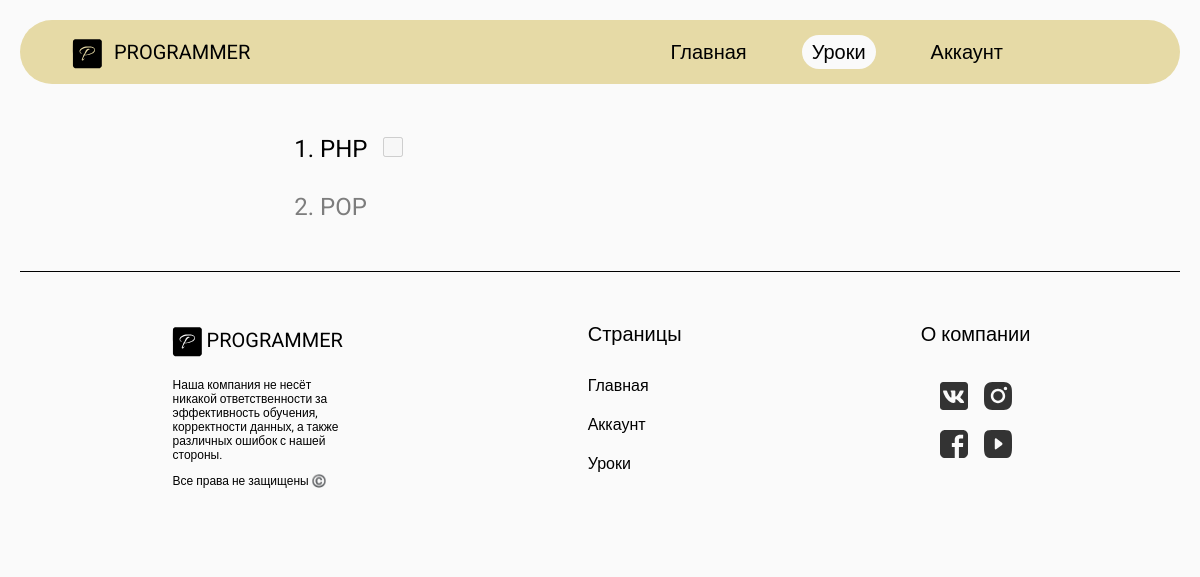
Page /lessons (signed in) on the earlier database version.
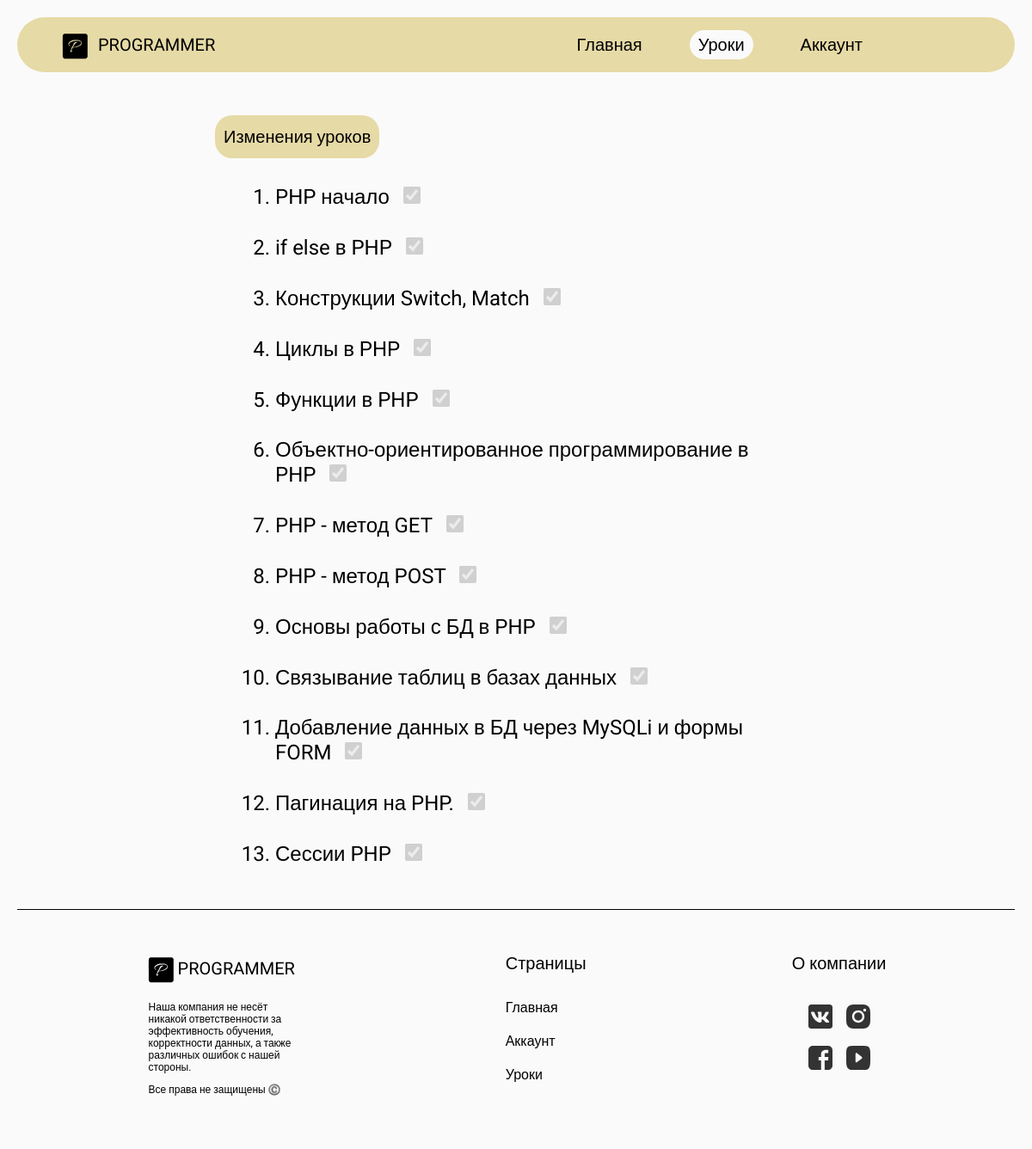
Same page on the later database version.
### app.py (models this page shows)
class Lessons(db.Model):
    __tablename__ = 'lessons'
    id = db.Column(db.Integer, primary_key=True)
    title = db.Column(db.String(100), nullable=False)
    text = db.Column(db.Text, nullable=False)
    questions = db.relationship('Questions', backref='lesson', lazy=True)
    passed = db.relationship('UsersPassed', backref='lesson', lazy=True)

### app.py (the view)
@app.route('/lessons', methods=['GET','POST'])
@checkToken
def lessons():
    user_session = session.get('user_session')
    if user_session:
        lessonsDB = Lessons.query.all()
        passed_lesson = UsersPassed.query.filter_by(user=session['user_session']).all()
        passed_lessons = set()
        for passed in passed_lesson:
            if passed.is_passed:
                passed_lessons.add(passed.lesson_id)
        its_next_lesson = set()
        for lesson in lessonsDB:
            if lesson.id not in passed_lessons:
                passed_lessons.add(lesson.id)
                its_next_lesson.add(lesson.id)
                break
        return render_template('lessons.html', active_page='lessons', lessons=lessonsDB,passed_lessons=passed_lessons, its_next_lesson=its_next_lesson)
    else:
        return render_template('lessons.html', active_page='lessons')

### app.py (called while the page is built)
def checkToken(f):
    @wraps(f)
    def decorated_function(*args, **kwargs):
        token = request.cookies.get(TOKEN_NAME)
        if token:
            user = UsersDB.query.filter_by(token=token).first()
            if user:
                session['user_session'] = user.username
                session['user_status'] = user.status
        return f(*args, **kwargs)
    return decorated_function

@app.before_request
def before_request():
    if 'user_session' not in session:
        token = request.cookies.get(TOKEN_NAME)
        if token:
            user = UsersDB.query.filter_by(token=token).first()
            if user:
                session['user_session'] = user.username
                session['user_status'] = user.status

### templates/lessons.html (shortened to what this page needs)
{% extends 'pattern.html' %}
{% block main %}
{% if session['user_session'] %}
        <div class="lessons">
            {% if session['user_status'] == 'admin' %}
                <a href="lessoncreate" class="lessons-link">Изменения уроков</a>
            {% endif %}
            <ol class="lessons-list">
                {% for lesson in lessons %}
                    {% if lesson.id in passed_lessons %}
                        <li class="lessons-list-elem"><a href="{{ url_for('lesson', lesson_id=lesson.id) }}">{{ lesson.title }}</a>
                        {% if lesson.id in its_next_lesson %}<input type="checkbox" disabled>
                        {% else %} <input type="checkbox" checked disabled>
                        {% endif %}</li>
                    {% else %}
                        <li class="lessons-list-elem lessons-list-elem_block">{{ lesson.title }}</li>
                    {% endif %}
                {% endfor %}
            </ol>
        </div>
    {% endif %}
{% endblock %}

### templates/pattern.html (shortened to what this page needs)
<!DOCTYPE html>
<html lang="en">
<head>
    <link rel="stylesheet" href="{{ url_for('static', filename='css/main.css') }}">
</head>
<body>
    <header class="header">
            <nav class="header-nav">
                <div class="header-nav-company">
                    <img src="../static/img/Programmer.svg" alt="">
                     <p>PROGRAMMER</p>
                </div>
                <div class="header-nav-pages">
                    <a href="{{ url_for('index')}}" class="header-nav-pages-elem {{ 'header-nav-pages-elem_active' if active_page == 'home' else '' }}">Главная</a>
                    <a href="{{ url_for('lessons')}}" class="header-nav-pages-elem {{ 'header-nav-pages-elem_active' if active_page == 'lessons' else '' }}">Уроки</a>
                    <a href="{{ url_for('account')}}" class="header-nav-pages-elem {{ 'header-nav-pages-elem_active' if active_page == 'account' else '' }} ">Аккаунт</a>
                </div>
            </nav>
    </header>
    {% block main %}{% endblock %}
    <footer class="footer">
        <div class="footer-section">
            <div class="footer-section-rights">
                <div class="footer-section-rights-company">
                   <img src="../static/img/Programmer.svg" alt="">
                    <p>PROGRAMMER</p>
                </div>
                <p>Наша компания не несёт никакой ответственности за
                    эффективность обучения, корректности данных, а также различных ошибок с нашей стороны.
                </p>
                <p>Все права не защищены ©️</p>
            </div>
            <div class="footer-section-pages">
                <p>Страницы</p>
                <a href="{{ url_for('index')}}">Главная</a>
                <a href="{{ url_for('account')}}">Аккаунт</a>
                <a href="{{ url_for('lessons')}}">Уроки</a>
            </div>
            <div class="footer-section-cooperation">
                <p>О компании</p>
                <div class="footer-section-cooperation-media">
                    <a href="https://vk.com/">
                        <img src="../static/img/vk.svg" alt="">
                    </a>
                    <a href="https://www.instagram.com/">
                        <img src="../static/img/instagram.svg" alt="">
                    </a>
                    <a href="https://www.facebook.com/">
                        <img src="../static/img/facebook.svg" alt="">
                    </a>
                    <a href="https://www.youtube.com">
                        <img src="../static/img/youtube.svg" alt="">
                    </a>
                </div>
            </div>
        </div>
    </footer>
</body>
</html>

### static/css/main.css (style rules this page uses)
body { margin: 0; }
html { background-color: rgb(250, 250, 250); }
.header { color: black; margin: 0 20px; }
.header a { text-decoration: none; color: black; }
.header .header-nav { display: flex; background-color: #e6daa6; border-radius: 40px; max-width: 1800px; margin: 20px auto; position: relative; }
.header .header-nav .header-nav-company { z-index: 1; display: flex; align-items: center; margin-left: 50px; }
.header .header-nav .header-nav-company img { width: 34px; border: 10%; }
.header .header-nav .header-nav-company p { font-size: 20px; margin-left: 10px; }
.header .header-nav .header-nav-pages { z-index: 1; width: 100%; display: flex; justify-content: right; margin-right: 167px; align-items: center; gap: 45px; border-radius: 20px; }
.header .header-nav .header-nav-pages .header-nav-pages-elem { font-size: 20px; padding: 5px 10px; transition: 0.4s ease; }
.header .header-nav .header-nav-pages .header-nav-pages-elem_active { background-color: rgb(250, 250, 250); border-radius: 20px; }
.footer { max-width: 1200px; color: black; display: flex; justify-content: center; margin: 0 auto; padding: 0 20px; }
.footer a { text-decoration: none; color: black; }
.footer .footer-section { width: 100%; display: flex; justify-content: space-around; border-radius: 0 0 50px 50px; border-top: 1px solid black; padding: 50px 30px; }
.footer .footer-section .footer-section-rights { max-width: 179px; }
.footer .footer-section .footer-section-rights p { font-size: 12px; margin-top: 10px; padding-left: 3px; }
.footer .footer-section .footer-section-rights-company { display: flex; align-items: center; margin-bottom: 20px; }
.footer .footer-section .footer-section-rights-company img { width: 34px; }
.footer .footer-section .footer-section-rights-company p { font-size: 20px; margin: 0; }
.footer .footer-section .footer-section-pages { display: flex; flex-direction: column; }
.footer .footer-section .footer-section-pages p { font-size: 20px; margin: 0; margin-bottom: 20px; }
.footer .footer-section .footer-section-pages a { font-size: 16px; margin: 10px 0; transition: 0.3s ease; }
.footer .footer-section .footer-section-cooperation p { font-size: 20px; margin: 0; margin-bottom: 36px; }
.footer .footer-section .footer-section-cooperation-media { display: flex; justify-content: center; width: 80px; flex-wrap: wrap; gap: 16px; margin: 10px auto; text-decoration: none; }
.footer .footer-section .footer-section-cooperation-media img { width: 28px; transition: 0.3s ease; }
.lessons { width: 700px; margin: 50px auto; }
.lessons .lessons-link { text-decoration: none; color: black; width: -moz-fit-content; width: fit-content; height: 40px; padding: 5px 10px; border-radius: 20px; background-color: #e6daa6; border: none; font-size: 20px; display: flex; align-items: center; justify-content: center; cursor: pointer; }
.lessons .lessons-list .lessons-list-elem { font-size: 24px; margin: 30px; }
.lessons .lessons-list .lessons-list-elem a { text-decoration: none; color: black; transition: 0.3s ease; }
.lessons .lessons-list .lessons-list-elem input { width: 20px; height: 20px; margin-left: 10px; }

### templates/pattern.html (style rules this page uses)
* { font-family: "Roboto", sans-serif; }

Differences in the rows shown:
removed Lessons: title "POP"
changed Lessons: title "PHP" → "PHP начало"; value "☐" → "☑"
added Lessons: title "if else в PHP"
added Lessons: title "Конструкции Switch, Match"
added Lessons: title "Циклы в PHP"
added Lessons: title "Функции в PHP"
added Lessons: title "Объектно-ориентированное программирование в PHP"
added Lessons: title "PHP - метод GET"
added Lessons: title "PHP - метод POST"
added Lessons: title "Основы работы с БД в PHP"
added Lessons: title "Связывание таблиц в базах данных"
added Lessons: title "Добавление данных в БД через MySQLi и формы FORM"
added Lessons: title "Пагинация на PHP."
added Lessons: title "Сессии PHP"
Other differences:
text now shown: "Изменения уроков"
